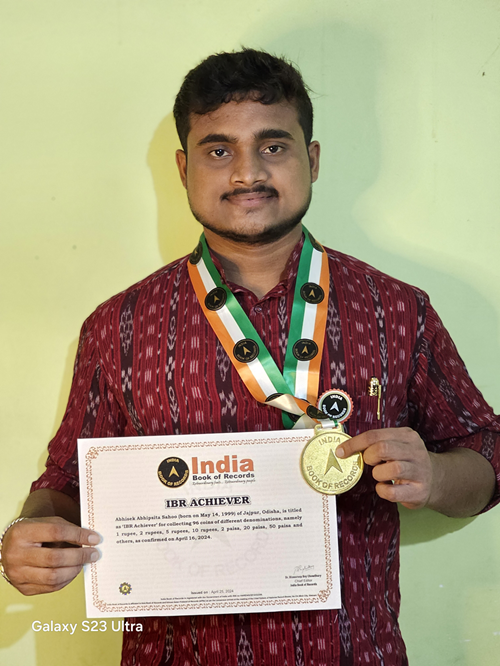
#> input picture face det/my.png, 500 x 666 px, found by its file name
$ python 'Face & eye detection.py'
#> lines starting #> are read from the running program, lines starting #| are printed output that depends on the picture; after the words box and inside, x2 and y2 are one past the last pixel; in counts of white or black regions, pixels touching at a corner belong together
import numpy as np
import cv2

face_classifier = cv2.CascadeClassifier(r"C:\Users\ASUS\Desktop\NIT_2024\AI\Capstone Project\face det\haarcascade_frontalface_default.xml")
eye_classifier = cv2.CascadeClassifier(r"C:\Users\ASUS\Desktop\NIT_2024\AI\Capstone Project\face det\haarcascade_eye.xml")

img = cv2.imread(r"C:\Users\ASUS\Desktop\NIT_2024\AI\Capstone Project\face det\my.png")
#> img is the input picture: shape (666, 500, 3); mean B, G, R 125.4, 153.4, 165.1
gray = cv2.cvtColor(img, cv2.COLOR_BGR2GRAY)
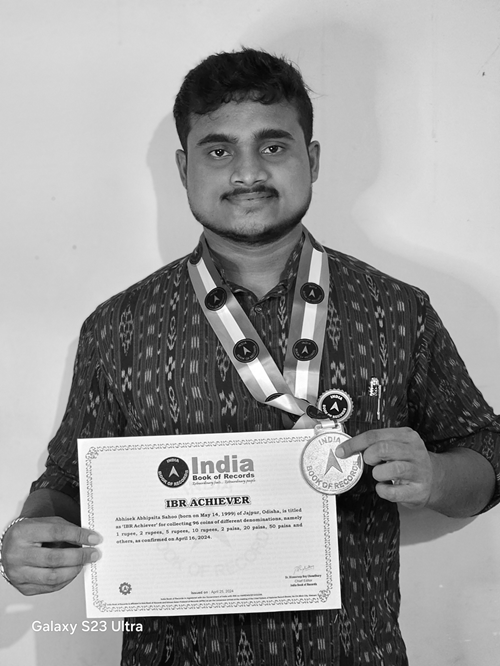
#> gray: shape (666, 500); min 0, max 255, mean 153.7

faces = face_classifier.detectMultiScale(gray, 1.3, 5)
#> faces = [[167, 85, 165, 165]]

# When no faces detected, face_classifier returns and empty tuple
if faces is ():
    print("No Face Found")

for (x, y, w, h) in faces:
    cv2.rectangle(img, (x, y), (x + w, y + h), (127, 0, 255), 2)
    cv2.imshow('img', img)
    cv2.waitKey(0)
    roi_gray = gray[y:y + h, x:x + w]
    roi_color = img[y:y + h, x:x + w]

    eyes = eye_classifier.detectMultiScale(roi_gray)
    for (ex, ey, ew, eh) in eyes:
        cv2.rectangle(roi_color, (ex, ey), (ex + ew, ey + eh), (255, 255, 0), 2)
        cv2.imshow('img', img)
        cv2.waitKey(0)
#> this loop made 1 pass
#> (x, y, w, h, eyes) on pass 1: (167, 85, 165, 165, [[85, 42, 41, 41], [31, 46, 41, 41]])
#> pass 1, `cv2.imshow('img', img)`:
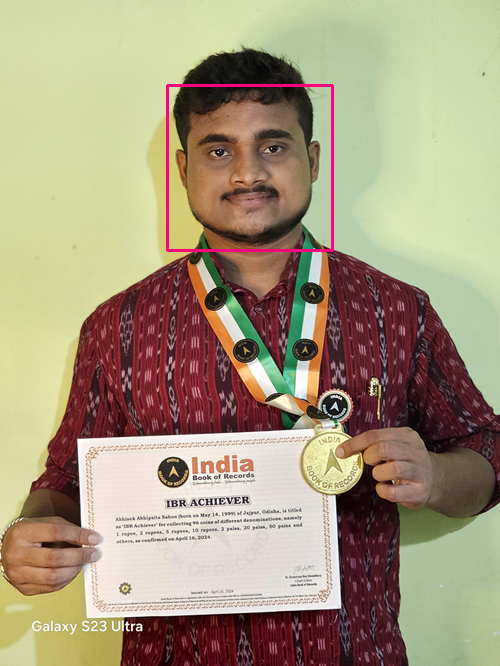
#> window 'img': shape (666, 500, 3); mean B, G, R 125.5, 152.5, 165.7
#> pass 1, `roi_gray = gray[y:y + h, x:x + w]`:
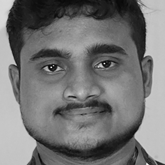
#> roi_gray: shape (165, 165); min 0, max 247, mean 116.4
#> pass 1, `roi_color = img[y:y + h, x:x + w]`:
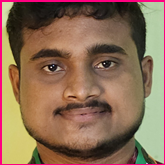
#> roi_color: shape (165, 165, 3); mean B, G, R 84.2, 108.6, 138.3
#> pass 1, `cv2.imshow('img', img)`:
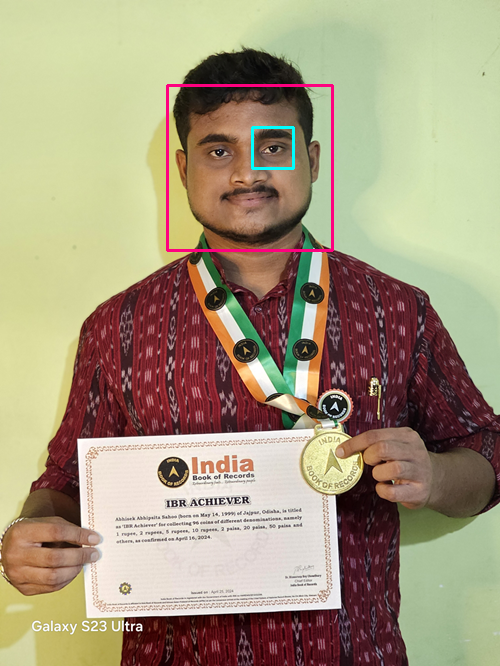
#> window 'img': shape (666, 500, 3); mean B, G, R 125.8, 152.7, 165.5
#> after the loop:
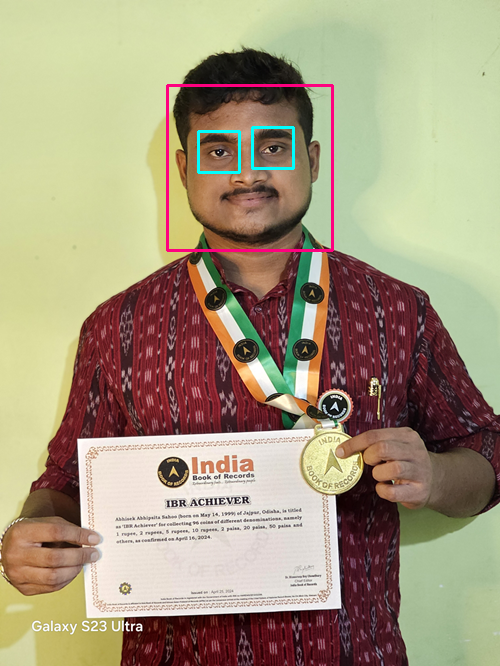
#> img: shape (666, 500, 3); 0.89% of pixels changed, all inside (x1, y1, x2, y2) = (166, 84, 334, 252)
#> after the loop:
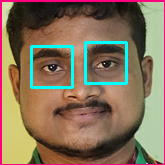
#> roi_color: shape (165, 165, 3); 3.58% of pixels changed, all inside (x1, y1, x2, y2) = (30, 41, 128, 89)

cv2.destroyAllWindows()

$ run again, with face det/face and eye detection.png copied over face det/my.png
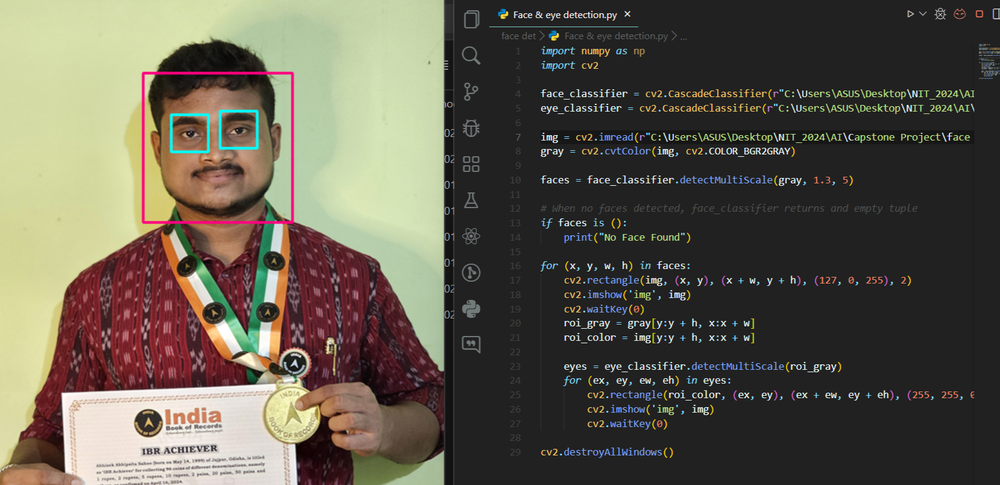
#> input picture face det/face and eye detection.png, 1000 x 485 px, shrunk from 1658 x 804 before the run, found by its file name
#> img is the input picture: shape (485, 1000, 3); mean B, G, R 77.4, 90.1, 94.9
#> `gray = cv2.cvtColor(img, cv2.COLOR_BGR2GRAY)`:
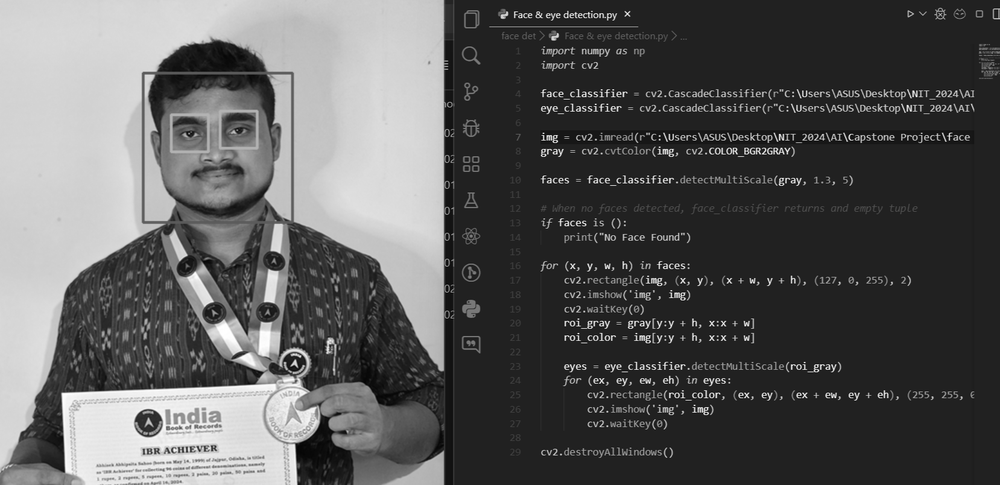
#> gray: shape (485, 1000); min 0, max 255, mean 90.1
#> faces = [[141, 69, 151, 151]]
#> the loop `for (x, y, w, h) in faces:` made 1 pass
#> (x, y, w, h, eyes) on pass 1: (141, 69, 151, 151, [[31, 47, 33, 33], [80, 43, 34, 34], [47, 93, 23, 23]])
#> after the loop `for (x, y, w, h) in faces:`:
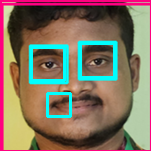
#> roi_color: shape (151, 151, 3); mean B, G, R 97.1, 114.4, 131
